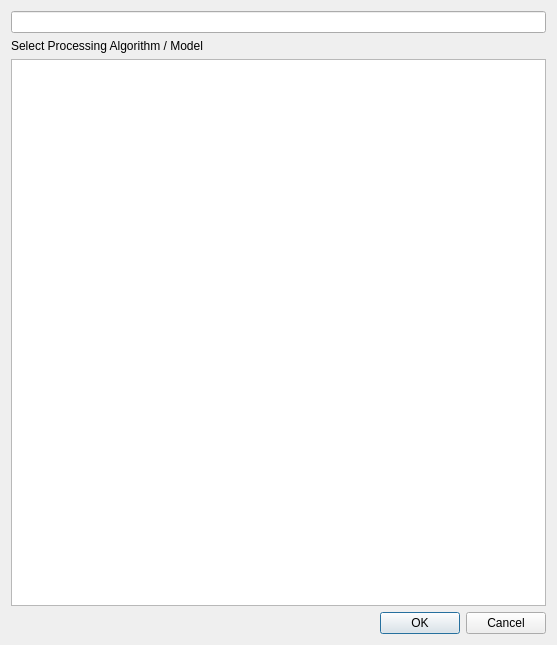
<?xml version="1.0" encoding="UTF-8"?>
<ui version="4.0">
 <class>Dialog</class>
 <widget class="QDialog" name="Dialog">
  <property name="geometry">
   <rect>
    <x>0</x>
    <y>0</y>
    <width>557</width>
    <height>645</height>
   </rect>
  </property>
  <property name="windowTitle">
   <string>Dialog</string>
  </property>
  <layout class="QVBoxLayout" name="verticalLayout">
   <item>
    <widget class="QgsFilterLineEdit" name="tbAlgorithmFilter">
     <property name="qgisRelation" stdset="0">
      <string notr="true"/>
     </property>
    </widget>
   </item>
   <item>
    <widget class="QLabel" name="label">
     <property name="text">
      <string>Select Processing Algorithm / Model</string>
     </property>
    </widget>
   </item>
   <item>
    <widget class="QgsProcessingToolboxTreeView" name="mTreeViewAlgorithms">
     <property name="dragEnabled">
      <bool>true</bool>
     </property>
     <property name="dragDropMode">
      <enum>QAbstractItemView::DragOnly</enum>
     </property>
     <attribute name="headerVisible">
      <bool>false</bool>
     </attribute>
    </widget>
   </item>
   <item>
    <widget class="QDialogButtonBox" name="buttonBox">
     <property name="orientation">
      <enum>Qt::Horizontal</enum>
     </property>
     <property name="standardButtons">
      <set>QDialogButtonBox::Cancel|QDialogButtonBox::Ok</set>
     </property>
    </widget>
   </item>
  </layout>
 </widget>
 <customwidgets>
  <customwidget>
   <class>QgsFilterLineEdit</class>
   <extends>QLineEdit</extends>
   <header>qgsfilterlineedit.h</header>
  </customwidget>
  <customwidget>
   <class>QgsProcessingToolboxTreeView</class>
   <extends>QTreeView</extends>
   <header>qgis.gui</header>
  </customwidget>
 </customwidgets>
 <resources/>
 <connections>
  <connection>
   <sender>buttonBox</sender>
   <signal>accepted()</signal>
   <receiver>Dialog</receiver>
   <slot>accept()</slot>
   <hints>
    <hint type="sourcelabel">
     <x>248</x>
     <y>254</y>
    </hint>
    <hint type="destinationlabel">
     <x>157</x>
     <y>274</y>
    </hint>
   </hints>
  </connection>
  <connection>
   <sender>buttonBox</sender>
   <signal>rejected()</signal>
   <receiver>Dialog</receiver>
   <slot>reject()</slot>
   <hints>
    <hint type="sourcelabel">
     <x>316</x>
     <y>260</y>
    </hint>
    <hint type="destinationlabel">
     <x>286</x>
     <y>274</y>
    </hint>
   </hints>
  </connection>
 </connections>
</ui>
